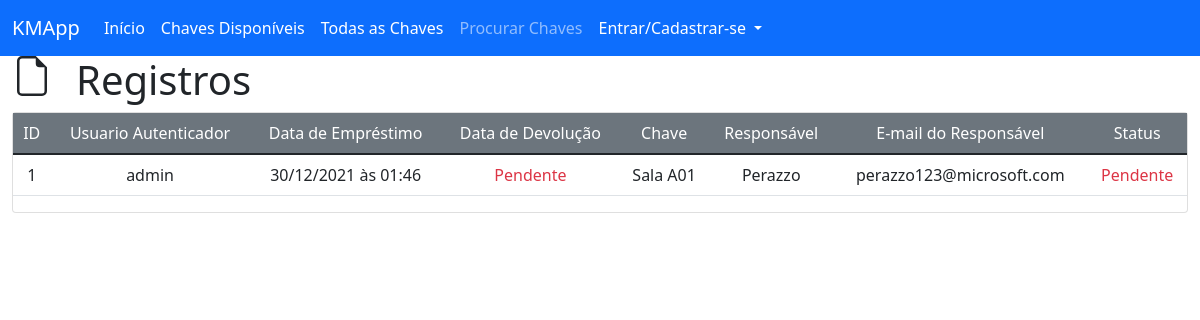
The page /view/registry/1 on the database as committed earlier.
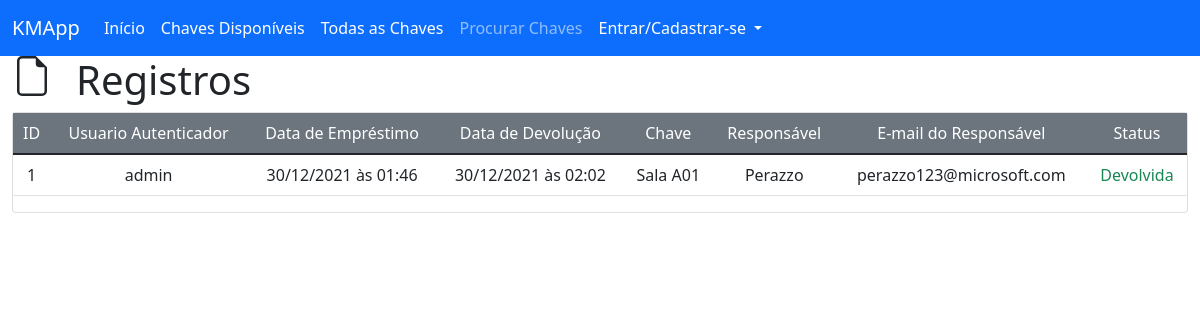
The same page on the database as committed later.
### key_manager/models/registry.py (models this page shows, shortened)
class Registry(db.Model):
    __tablename__ = 'registries'
    id = db.Column(db.Integer, primary_key=True)
    user_id = db.Column(db.Integer, db.ForeignKey('users.id'), nullable=False)
    key_loan_date = db.Column(db.DateTime, nullable=False, default=datetime.utcnow)
    key_return_date = db.Column(db.DateTime, nullable=True)
    key_id = db.Column(db.Integer, db.ForeignKey('keys.id'), nullable=False)
    holder_name = db.Column(db.String(100), nullable=False)
    holder_email = db.Column(db.String(100), nullable=True)

### key_manager/routes/views.py (the view)
@view.route("/registry/<reg_id>")
def viewReg(reg_id):
    registry = Registry.query.filter_by(id=reg_id).first()
    if registry is None:
        flash("Registro não encontrado", "error_msg")
        return redirect(url_for("index"))
    key = Key.query.filter_by(id=registry.key_id).first()
    user = User.query.filter_by(id=registry.user_id).first()
    return render_template("view/registryDetails.html", registry=registry, key=key, user=user, hidden_footer=True, title=f"Registro {registry.id}")

### key_manager/templates/view/registryDetails.html (shortened to what this page needs)
{% extends 'base.html' %}
{% block content %}
<div class="row">
    <svg xmlns="http://www.w3.org/2000/svg" width="40" height="40" fill="currentColor" class="bi bi-file-earmark col-auto" viewBox="0 0 16 16">
        <path d="M14 4.5V14a2 2 0 0 1-2 2H4a2 2 0 0 1-2-2V2a2 2 0 0 1 2-2h5.5L14 4.5zm-3 0A1.5 1.5 0 0 1 9.5 3V1H4a1 1 0 0 0-1 1v12a1 1 0 0 0 1 1h8a1 1 0 0 0 1-1V4.5h-2z"/>
    </svg>
    <h1 class="col-auto">Registros</h1>
</div>
<div class="card">
    <div class="car-body">
        <table class="table">
            <thead class="bg-secondary text-white">
                <tr>
                    <td class="col-auto text-center">ID</td>
                    <td class="col-auto text-center">Usuario Autenticador</td>
                    <td class="col-auto text-center">Data de Empréstimo</td>
                    <td class="col-auto text-center">Data de Devolução</td>
                    <td class="col-auto text-center">Chave</td>
                    <td class="col-auto text-center">Responsável</td>
                    <td class="col-auto text-center">E-mail do Responsável</td>
                    <td class="col-auto text-center">Status</td>
                </tr>
            </thead>
            <tbody>
                <tr>
                    <td class="col-auto text-center">{{ registry.id }}</td>
                    <td class="col-auto text-center">{{ user.username }}</td>
                    <td class="col-auto text-center">{{ registry.key_loan_date.strftime("%d/%m/%Y às %H:%M") }}</td>
                    <td class="col-auto text-center">
                        {% if registry.key_return_date == none %}
                        <span class="text-danger">Pendente</span>
                        {% else %}
                        {{ registry.key_return_date.strftime("%d/%m/%Y às %H:%M") }}
                        {% endif %}
                    </td>
                    <td class="col-auto text-center">{{ key.name }}</td>
                    <td class="col-auto text-center">{{ registry.holder_name }}</td>
                    <td class="col-auto text-center">{{ registry.holder_email }}</td>
                    <td class="col-auto text-center">
                        {% if registry.key_return_date == none %}
                        <span class="text-danger">Pendente</span>
                        {% else %}
                        <span class="text-success">Devolvida</span>
                        {% endif %}
                    </td>
                </tr>
            </tbody>
        </table>
    </div>
</div>
{% endblock %}

Rows that differ between the two databases and show on the page:
changed Registry "Perazzo": key_return_date (not shown) → "30/12/2021 às 02:02"
Other text that changed with them:
text no longer shown: "Pendente Pendente"
text now shown: "Devolvida"
